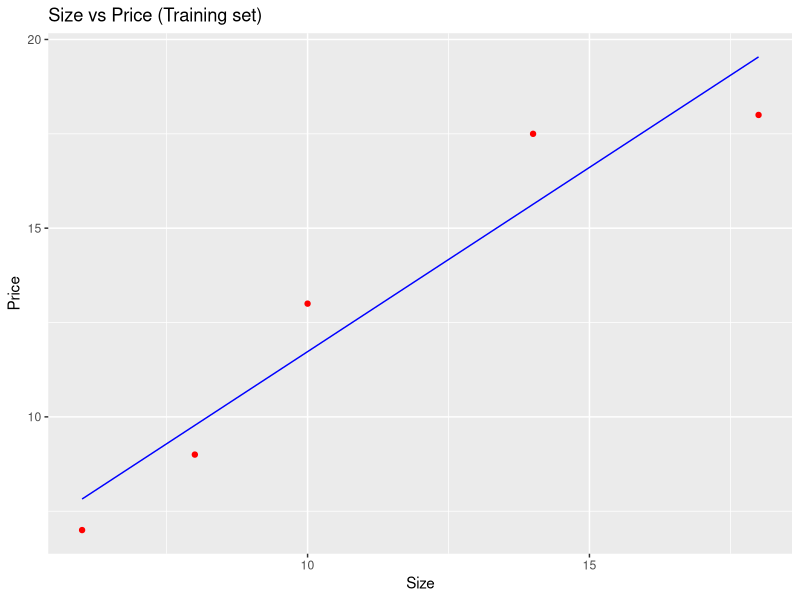
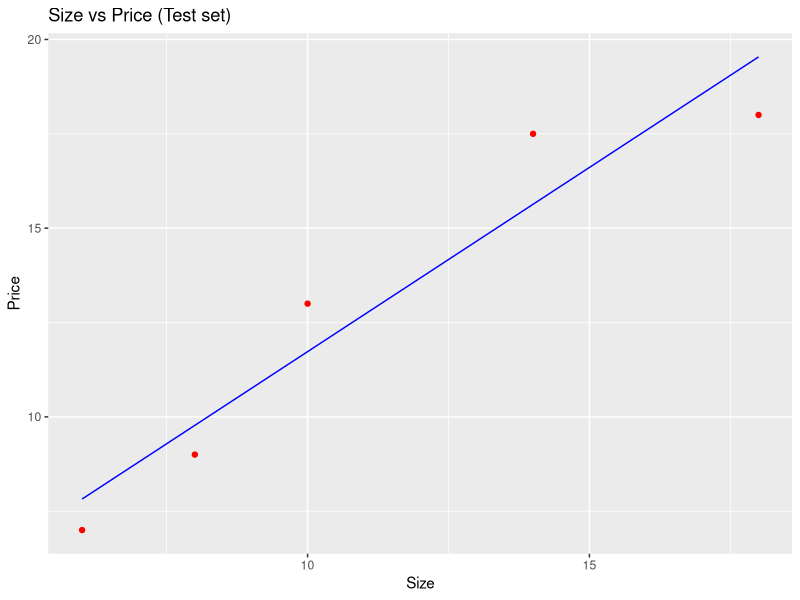

Write R code to recreate these figures, in order.
# Simple Linear Regression

# Importing the dataset
x = c(6,8,10,14,18) #pizza diameter
x
y = c(7,9,13,17.5,18) #price in dollars
y
dataset=data.frame( "x" = x, "y" = y, stringsAsFactors = FALSE)
dataset
# Splitting the dataset into the Training set and Test set
# install.packages('caTools')
library(caTools)
set.seed(123)
split = sample.split(dataset$y, SplitRatio = 2/3)
training_set = subset(dataset)
test_set = subset(dataset)
test_set
# Feature Scaling
# training_set = scale(training_set)
# test_set = scale(test_set)

# Fitting Simple Linear Regression to the Training set
regressor = lm(formula = y ~ x,
               data = training_set)

# Predicting the Test set results
y_pred = predict(regressor, newdata = test_set)
y_pred

# summarize accuracy
mse <- sqrt((dataset$y - y_pred)^2)
print(mse)
# Visualising the Training set results
library(ggplot2)
ggplot() +
  geom_point(aes(x = training_set$x, y = training_set$y),
             colour = 'red') +
  geom_line(aes(x = training_set$x, y = predict(regressor, newdata = training_set)),
            colour = 'blue') +
  ggtitle('Size vs Price (Training set)') +
  xlab('Size') +
  ylab('Price')

# Visualising the Test set results
library(ggplot2)
ggplot() +
  geom_point(aes(x = test_set$x, y = test_set$y),
             colour = 'red') +
  geom_line(aes(x = training_set$x, y = predict(regressor, newdata = training_set)),
            colour = 'blue') +
  ggtitle('Size vs Price (Test set)') +
  xlab('Size') +
  ylab('Price')
